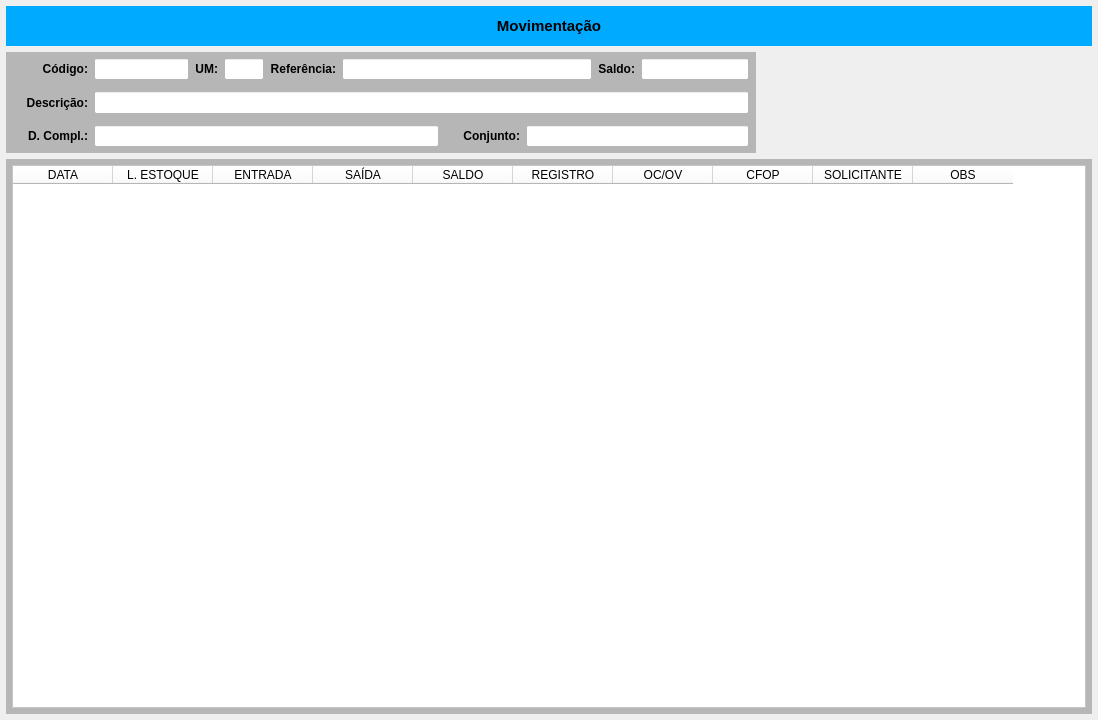
<?xml version="1.0" encoding="UTF-8"?>
<ui version="4.0">
 <class>MainWindow</class>
 <widget class="QMainWindow" name="MainWindow">
  <property name="windowModality">
   <enum>Qt::NonModal</enum>
  </property>
  <property name="geometry">
   <rect>
    <x>0</x>
    <y>0</y>
    <width>1098</width>
    <height>720</height>
   </rect>
  </property>
  <property name="windowTitle">
   <string>Movimentação de Produtos</string>
  </property>
  <widget class="QWidget" name="centralwidget">
   <property name="styleSheet">
    <string notr="true"/>
   </property>
   <layout class="QVBoxLayout" name="verticalLayout_2">
    <property name="spacing">
     <number>6</number>
    </property>
    <property name="leftMargin">
     <number>6</number>
    </property>
    <property name="topMargin">
     <number>6</number>
    </property>
    <property name="rightMargin">
     <number>6</number>
    </property>
    <property name="bottomMargin">
     <number>6</number>
    </property>
    <item>
     <widget class="QWidget" name="widget_cabecalho" native="true">
      <property name="sizePolicy">
       <sizepolicy hsizetype="Preferred" vsizetype="Fixed">
        <horstretch>0</horstretch>
        <verstretch>0</verstretch>
       </sizepolicy>
      </property>
      <property name="minimumSize">
       <size>
        <width>0</width>
        <height>40</height>
       </size>
      </property>
      <property name="maximumSize">
       <size>
        <width>16777215</width>
        <height>40</height>
       </size>
      </property>
      <property name="styleSheet">
       <string notr="true">background-color: rgb(0, 170, 255);</string>
      </property>
      <layout class="QHBoxLayout" name="horizontalLayout">
       <property name="spacing">
        <number>0</number>
       </property>
       <property name="leftMargin">
        <number>15</number>
       </property>
       <property name="topMargin">
        <number>6</number>
       </property>
       <property name="rightMargin">
        <number>15</number>
       </property>
       <property name="bottomMargin">
        <number>6</number>
       </property>
       <item>
        <widget class="QLabel" name="label_13">
         <property name="sizePolicy">
          <sizepolicy hsizetype="Minimum" vsizetype="Preferred">
           <horstretch>0</horstretch>
           <verstretch>0</verstretch>
          </sizepolicy>
         </property>
         <property name="minimumSize">
          <size>
           <width>300</width>
           <height>0</height>
          </size>
         </property>
         <property name="font">
          <font>
           <pointsize>11</pointsize>
           <weight>75</weight>
           <bold>true</bold>
          </font>
         </property>
         <property name="text">
          <string>Movimentação</string>
         </property>
         <property name="alignment">
          <set>Qt::AlignCenter</set>
         </property>
        </widget>
       </item>
      </layout>
     </widget>
    </item>
    <item>
     <widget class="QWidget" name="widget" native="true">
      <property name="minimumSize">
       <size>
        <width>0</width>
        <height>101</height>
       </size>
      </property>
      <property name="maximumSize">
       <size>
        <width>16777215</width>
        <height>101</height>
       </size>
      </property>
      <layout class="QHBoxLayout" name="horizontalLayout_6">
       <property name="leftMargin">
        <number>0</number>
       </property>
       <property name="topMargin">
        <number>0</number>
       </property>
       <property name="rightMargin">
        <number>0</number>
       </property>
       <property name="bottomMargin">
        <number>0</number>
       </property>
       <item>
        <widget class="QWidget" name="widget_Cor1" native="true">
         <property name="sizePolicy">
          <sizepolicy hsizetype="Preferred" vsizetype="Preferred">
           <horstretch>0</horstretch>
           <verstretch>0</verstretch>
          </sizepolicy>
         </property>
         <property name="minimumSize">
          <size>
           <width>0</width>
           <height>0</height>
          </size>
         </property>
         <property name="maximumSize">
          <size>
           <width>16777215</width>
           <height>16777215</height>
          </size>
         </property>
         <property name="styleSheet">
          <string notr="true">background-color: rgb(182, 182, 182);</string>
         </property>
         <layout class="QVBoxLayout" name="verticalLayout">
          <property name="spacing">
           <number>1</number>
          </property>
          <property name="leftMargin">
           <number>1</number>
          </property>
          <property name="topMargin">
           <number>1</number>
          </property>
          <property name="rightMargin">
           <number>1</number>
          </property>
          <property name="bottomMargin">
           <number>1</number>
          </property>
          <item>
           <widget class="QWidget" name="widget_3" native="true">
            <property name="styleSheet">
             <string notr="true"/>
            </property>
            <layout class="QHBoxLayout" name="horizontalLayout_2">
             <property name="spacing">
              <number>6</number>
             </property>
             <property name="leftMargin">
              <number>6</number>
             </property>
             <property name="topMargin">
              <number>5</number>
             </property>
             <property name="rightMargin">
              <number>6</number>
             </property>
             <property name="bottomMargin">
              <number>5</number>
             </property>
             <item>
              <widget class="QLabel" name="label_12">
               <property name="sizePolicy">
                <sizepolicy hsizetype="Fixed" vsizetype="Preferred">
                 <horstretch>0</horstretch>
                 <verstretch>0</verstretch>
                </sizepolicy>
               </property>
               <property name="minimumSize">
                <size>
                 <width>75</width>
                 <height>0</height>
                </size>
               </property>
               <property name="maximumSize">
                <size>
                 <width>75</width>
                 <height>16777215</height>
                </size>
               </property>
               <property name="font">
                <font>
                 <pointsize>9</pointsize>
                 <weight>75</weight>
                 <bold>true</bold>
                </font>
               </property>
               <property name="text">
                <string>Código:</string>
               </property>
               <property name="alignment">
                <set>Qt::AlignRight|Qt::AlignTrailing|Qt::AlignVCenter</set>
               </property>
              </widget>
             </item>
             <item>
              <widget class="QLineEdit" name="line_Codigo">
               <property name="sizePolicy">
                <sizepolicy hsizetype="Maximum" vsizetype="Preferred">
                 <horstretch>0</horstretch>
                 <verstretch>0</verstretch>
                </sizepolicy>
               </property>
               <property name="maximumSize">
                <size>
                 <width>95</width>
                 <height>16777215</height>
                </size>
               </property>
               <property name="font">
                <font>
                 <pointsize>9</pointsize>
                </font>
               </property>
               <property name="styleSheet">
                <string notr="true">background-color: rgb(255, 255, 255);</string>
               </property>
               <property name="alignment">
                <set>Qt::AlignCenter</set>
               </property>
              </widget>
             </item>
             <item>
              <widget class="QLabel" name="label_19">
               <property name="sizePolicy">
                <sizepolicy hsizetype="Fixed" vsizetype="Preferred">
                 <horstretch>0</horstretch>
                 <verstretch>0</verstretch>
                </sizepolicy>
               </property>
               <property name="maximumSize">
                <size>
                 <width>35</width>
                 <height>16777215</height>
                </size>
               </property>
               <property name="font">
                <font>
                 <pointsize>9</pointsize>
                 <weight>75</weight>
                 <bold>true</bold>
                </font>
               </property>
               <property name="text">
                <string>UM:</string>
               </property>
               <property name="alignment">
                <set>Qt::AlignRight|Qt::AlignTrailing|Qt::AlignVCenter</set>
               </property>
              </widget>
             </item>
             <item>
              <widget class="QLineEdit" name="line_UM">
               <property name="sizePolicy">
                <sizepolicy hsizetype="Maximum" vsizetype="Preferred">
                 <horstretch>0</horstretch>
                 <verstretch>0</verstretch>
                </sizepolicy>
               </property>
               <property name="minimumSize">
                <size>
                 <width>40</width>
                 <height>0</height>
                </size>
               </property>
               <property name="maximumSize">
                <size>
                 <width>40</width>
                 <height>16777215</height>
                </size>
               </property>
               <property name="font">
                <font>
                 <pointsize>9</pointsize>
                </font>
               </property>
               <property name="cursor">
                <cursorShape>IBeamCursor</cursorShape>
               </property>
               <property name="styleSheet">
                <string notr="true">background-color: rgb(255, 255, 255);</string>
               </property>
               <property name="inputMask">
                <string/>
               </property>
               <property name="text">
                <string/>
               </property>
               <property name="frame">
                <bool>true</bool>
               </property>
               <property name="echoMode">
                <enum>QLineEdit::Normal</enum>
               </property>
               <property name="alignment">
                <set>Qt::AlignCenter</set>
               </property>
               <property name="readOnly">
                <bool>true</bool>
               </property>
              </widget>
             </item>
             <item>
              <widget class="QLabel" name="label_16">
               <property name="sizePolicy">
                <sizepolicy hsizetype="Fixed" vsizetype="Preferred">
                 <horstretch>0</horstretch>
                 <verstretch>0</verstretch>
                </sizepolicy>
               </property>
               <property name="maximumSize">
                <size>
                 <width>80</width>
                 <height>16777215</height>
                </size>
               </property>
               <property name="font">
                <font>
                 <pointsize>9</pointsize>
                 <weight>75</weight>
                 <bold>true</bold>
                </font>
               </property>
               <property name="text">
                <string>Referência:</string>
               </property>
               <property name="alignment">
                <set>Qt::AlignRight|Qt::AlignTrailing|Qt::AlignVCenter</set>
               </property>
              </widget>
             </item>
             <item>
              <widget class="QLineEdit" name="line_Referencia">
               <property name="sizePolicy">
                <sizepolicy hsizetype="Preferred" vsizetype="Preferred">
                 <horstretch>0</horstretch>
                 <verstretch>0</verstretch>
                </sizepolicy>
               </property>
               <property name="minimumSize">
                <size>
                 <width>250</width>
                 <height>0</height>
                </size>
               </property>
               <property name="maximumSize">
                <size>
                 <width>250</width>
                 <height>16777215</height>
                </size>
               </property>
               <property name="font">
                <font>
                 <pointsize>9</pointsize>
                </font>
               </property>
               <property name="styleSheet">
                <string notr="true">background-color: rgb(255, 255, 255);</string>
               </property>
               <property name="readOnly">
                <bool>true</bool>
               </property>
              </widget>
             </item>
             <item>
              <widget class="QLabel" name="label_18">
               <property name="sizePolicy">
                <sizepolicy hsizetype="Fixed" vsizetype="Preferred">
                 <horstretch>0</horstretch>
                 <verstretch>0</verstretch>
                </sizepolicy>
               </property>
               <property name="maximumSize">
                <size>
                 <width>50</width>
                 <height>16777215</height>
                </size>
               </property>
               <property name="font">
                <font>
                 <pointsize>9</pointsize>
                 <weight>75</weight>
                 <bold>true</bold>
                </font>
               </property>
               <property name="text">
                <string>Saldo:</string>
               </property>
               <property name="alignment">
                <set>Qt::AlignRight|Qt::AlignTrailing|Qt::AlignVCenter</set>
               </property>
              </widget>
             </item>
             <item>
              <widget class="QLineEdit" name="line_Saldo">
               <property name="sizePolicy">
                <sizepolicy hsizetype="Maximum" vsizetype="Preferred">
                 <horstretch>0</horstretch>
                 <verstretch>0</verstretch>
                </sizepolicy>
               </property>
               <property name="maximumSize">
                <size>
                 <width>150</width>
                 <height>16777215</height>
                </size>
               </property>
               <property name="font">
                <font>
                 <pointsize>9</pointsize>
                </font>
               </property>
               <property name="cursor">
                <cursorShape>IBeamCursor</cursorShape>
               </property>
               <property name="styleSheet">
                <string notr="true">background-color: rgb(255, 255, 255);</string>
               </property>
               <property name="inputMask">
                <string/>
               </property>
               <property name="text">
                <string/>
               </property>
               <property name="frame">
                <bool>true</bool>
               </property>
               <property name="echoMode">
                <enum>QLineEdit::Normal</enum>
               </property>
               <property name="alignment">
                <set>Qt::AlignCenter</set>
               </property>
               <property name="readOnly">
                <bool>true</bool>
               </property>
              </widget>
             </item>
            </layout>
           </widget>
          </item>
          <item>
           <widget class="QWidget" name="widget_7" native="true">
            <property name="styleSheet">
             <string notr="true"/>
            </property>
            <layout class="QHBoxLayout" name="horizontalLayout_3">
             <property name="spacing">
              <number>6</number>
             </property>
             <property name="leftMargin">
              <number>6</number>
             </property>
             <property name="topMargin">
              <number>5</number>
             </property>
             <property name="rightMargin">
              <number>6</number>
             </property>
             <property name="bottomMargin">
              <number>5</number>
             </property>
             <item>
              <widget class="QLabel" name="label_15">
               <property name="sizePolicy">
                <sizepolicy hsizetype="Maximum" vsizetype="Preferred">
                 <horstretch>0</horstretch>
                 <verstretch>0</verstretch>
                </sizepolicy>
               </property>
               <property name="minimumSize">
                <size>
                 <width>75</width>
                 <height>0</height>
                </size>
               </property>
               <property name="maximumSize">
                <size>
                 <width>75</width>
                 <height>16777215</height>
                </size>
               </property>
               <property name="font">
                <font>
                 <pointsize>9</pointsize>
                 <weight>75</weight>
                 <bold>true</bold>
                </font>
               </property>
               <property name="text">
                <string>Descrição:</string>
               </property>
               <property name="alignment">
                <set>Qt::AlignRight|Qt::AlignTrailing|Qt::AlignVCenter</set>
               </property>
              </widget>
             </item>
             <item>
              <widget class="QLineEdit" name="line_Descricao">
               <property name="sizePolicy">
                <sizepolicy hsizetype="Minimum" vsizetype="Preferred">
                 <horstretch>0</horstretch>
                 <verstretch>0</verstretch>
                </sizepolicy>
               </property>
               <property name="minimumSize">
                <size>
                 <width>345</width>
                 <height>0</height>
                </size>
               </property>
               <property name="font">
                <font>
                 <pointsize>9</pointsize>
                </font>
               </property>
               <property name="styleSheet">
                <string notr="true">background-color: rgb(255, 255, 255);</string>
               </property>
               <property name="readOnly">
                <bool>true</bool>
               </property>
              </widget>
             </item>
            </layout>
           </widget>
          </item>
          <item>
           <widget class="QWidget" name="widget_6" native="true">
            <property name="styleSheet">
             <string notr="true"/>
            </property>
            <layout class="QHBoxLayout" name="horizontalLayout_4">
             <property name="spacing">
              <number>6</number>
             </property>
             <property name="leftMargin">
              <number>6</number>
             </property>
             <property name="topMargin">
              <number>5</number>
             </property>
             <property name="rightMargin">
              <number>6</number>
             </property>
             <property name="bottomMargin">
              <number>5</number>
             </property>
             <item>
              <widget class="QLabel" name="label_22">
               <property name="sizePolicy">
                <sizepolicy hsizetype="Fixed" vsizetype="Preferred">
                 <horstretch>0</horstretch>
                 <verstretch>0</verstretch>
                </sizepolicy>
               </property>
               <property name="minimumSize">
                <size>
                 <width>75</width>
                 <height>0</height>
                </size>
               </property>
               <property name="maximumSize">
                <size>
                 <width>75</width>
                 <height>16777215</height>
                </size>
               </property>
               <property name="font">
                <font>
                 <pointsize>9</pointsize>
                 <weight>75</weight>
                 <bold>true</bold>
                </font>
               </property>
               <property name="text">
                <string>D. Compl.:</string>
               </property>
               <property name="alignment">
                <set>Qt::AlignRight|Qt::AlignTrailing|Qt::AlignVCenter</set>
               </property>
              </widget>
             </item>
             <item>
              <widget class="QLineEdit" name="line_DescrCompl">
               <property name="sizePolicy">
                <sizepolicy hsizetype="Minimum" vsizetype="Preferred">
                 <horstretch>0</horstretch>
                 <verstretch>0</verstretch>
                </sizepolicy>
               </property>
               <property name="minimumSize">
                <size>
                 <width>345</width>
                 <height>0</height>
                </size>
               </property>
               <property name="font">
                <font>
                 <pointsize>9</pointsize>
                </font>
               </property>
               <property name="styleSheet">
                <string notr="true">background-color: rgb(255, 255, 255);</string>
               </property>
               <property name="readOnly">
                <bool>true</bool>
               </property>
              </widget>
             </item>
             <item>
              <widget class="QLabel" name="label_20">
               <property name="sizePolicy">
                <sizepolicy hsizetype="Maximum" vsizetype="Preferred">
                 <horstretch>0</horstretch>
                 <verstretch>0</verstretch>
                </sizepolicy>
               </property>
               <property name="maximumSize">
                <size>
                 <width>75</width>
                 <height>16777215</height>
                </size>
               </property>
               <property name="font">
                <font>
                 <pointsize>9</pointsize>
                 <weight>75</weight>
                 <bold>true</bold>
                </font>
               </property>
               <property name="text">
                <string>Conjunto:</string>
               </property>
               <property name="alignment">
                <set>Qt::AlignRight|Qt::AlignTrailing|Qt::AlignVCenter</set>
               </property>
              </widget>
             </item>
             <item>
              <widget class="QLineEdit" name="line_Conjunto">
               <property name="sizePolicy">
                <sizepolicy hsizetype="Preferred" vsizetype="Preferred">
                 <horstretch>0</horstretch>
                 <verstretch>0</verstretch>
                </sizepolicy>
               </property>
               <property name="font">
                <font>
                 <pointsize>9</pointsize>
                </font>
               </property>
               <property name="styleSheet">
                <string notr="true">background-color: rgb(255, 255, 255);</string>
               </property>
               <property name="alignment">
                <set>Qt::AlignCenter</set>
               </property>
               <property name="readOnly">
                <bool>true</bool>
               </property>
              </widget>
             </item>
            </layout>
           </widget>
          </item>
         </layout>
        </widget>
       </item>
       <item>
        <widget class="QWidget" name="widget_2" native="true"/>
       </item>
      </layout>
     </widget>
    </item>
    <item>
     <widget class="QWidget" name="widget_Cor2" native="true">
      <property name="styleSheet">
       <string notr="true">background-color: rgb(182, 182, 182);</string>
      </property>
      <layout class="QVBoxLayout" name="verticalLayout_3">
       <property name="spacing">
        <number>6</number>
       </property>
       <property name="leftMargin">
        <number>6</number>
       </property>
       <property name="topMargin">
        <number>6</number>
       </property>
       <property name="rightMargin">
        <number>6</number>
       </property>
       <property name="bottomMargin">
        <number>6</number>
       </property>
       <item>
        <widget class="QTableWidget" name="table_Mov">
         <property name="sizePolicy">
          <sizepolicy hsizetype="Preferred" vsizetype="Preferred">
           <horstretch>0</horstretch>
           <verstretch>0</verstretch>
          </sizepolicy>
         </property>
         <property name="font">
          <font>
           <pointsize>8</pointsize>
          </font>
         </property>
         <property name="styleSheet">
          <string notr="true">background-color: rgb(255, 255, 255);</string>
         </property>
         <column>
          <property name="text">
           <string>DATA</string>
          </property>
         </column>
         <column>
          <property name="text">
           <string>L. ESTOQUE</string>
          </property>
         </column>
         <column>
          <property name="text">
           <string>ENTRADA</string>
          </property>
         </column>
         <column>
          <property name="text">
           <string>SAÍDA</string>
          </property>
         </column>
         <column>
          <property name="text">
           <string>SALDO</string>
          </property>
         </column>
         <column>
          <property name="text">
           <string>REGISTRO</string>
          </property>
         </column>
         <column>
          <property name="text">
           <string>OC/OV</string>
          </property>
         </column>
         <column>
          <property name="text">
           <string>CFOP</string>
          </property>
         </column>
         <column>
          <property name="text">
           <string>SOLICITANTE</string>
          </property>
         </column>
         <column>
          <property name="text">
           <string>OBS</string>
          </property>
         </column>
        </widget>
       </item>
      </layout>
     </widget>
    </item>
   </layout>
  </widget>
 </widget>
 <resources/>
 <connections/>
</ui>
